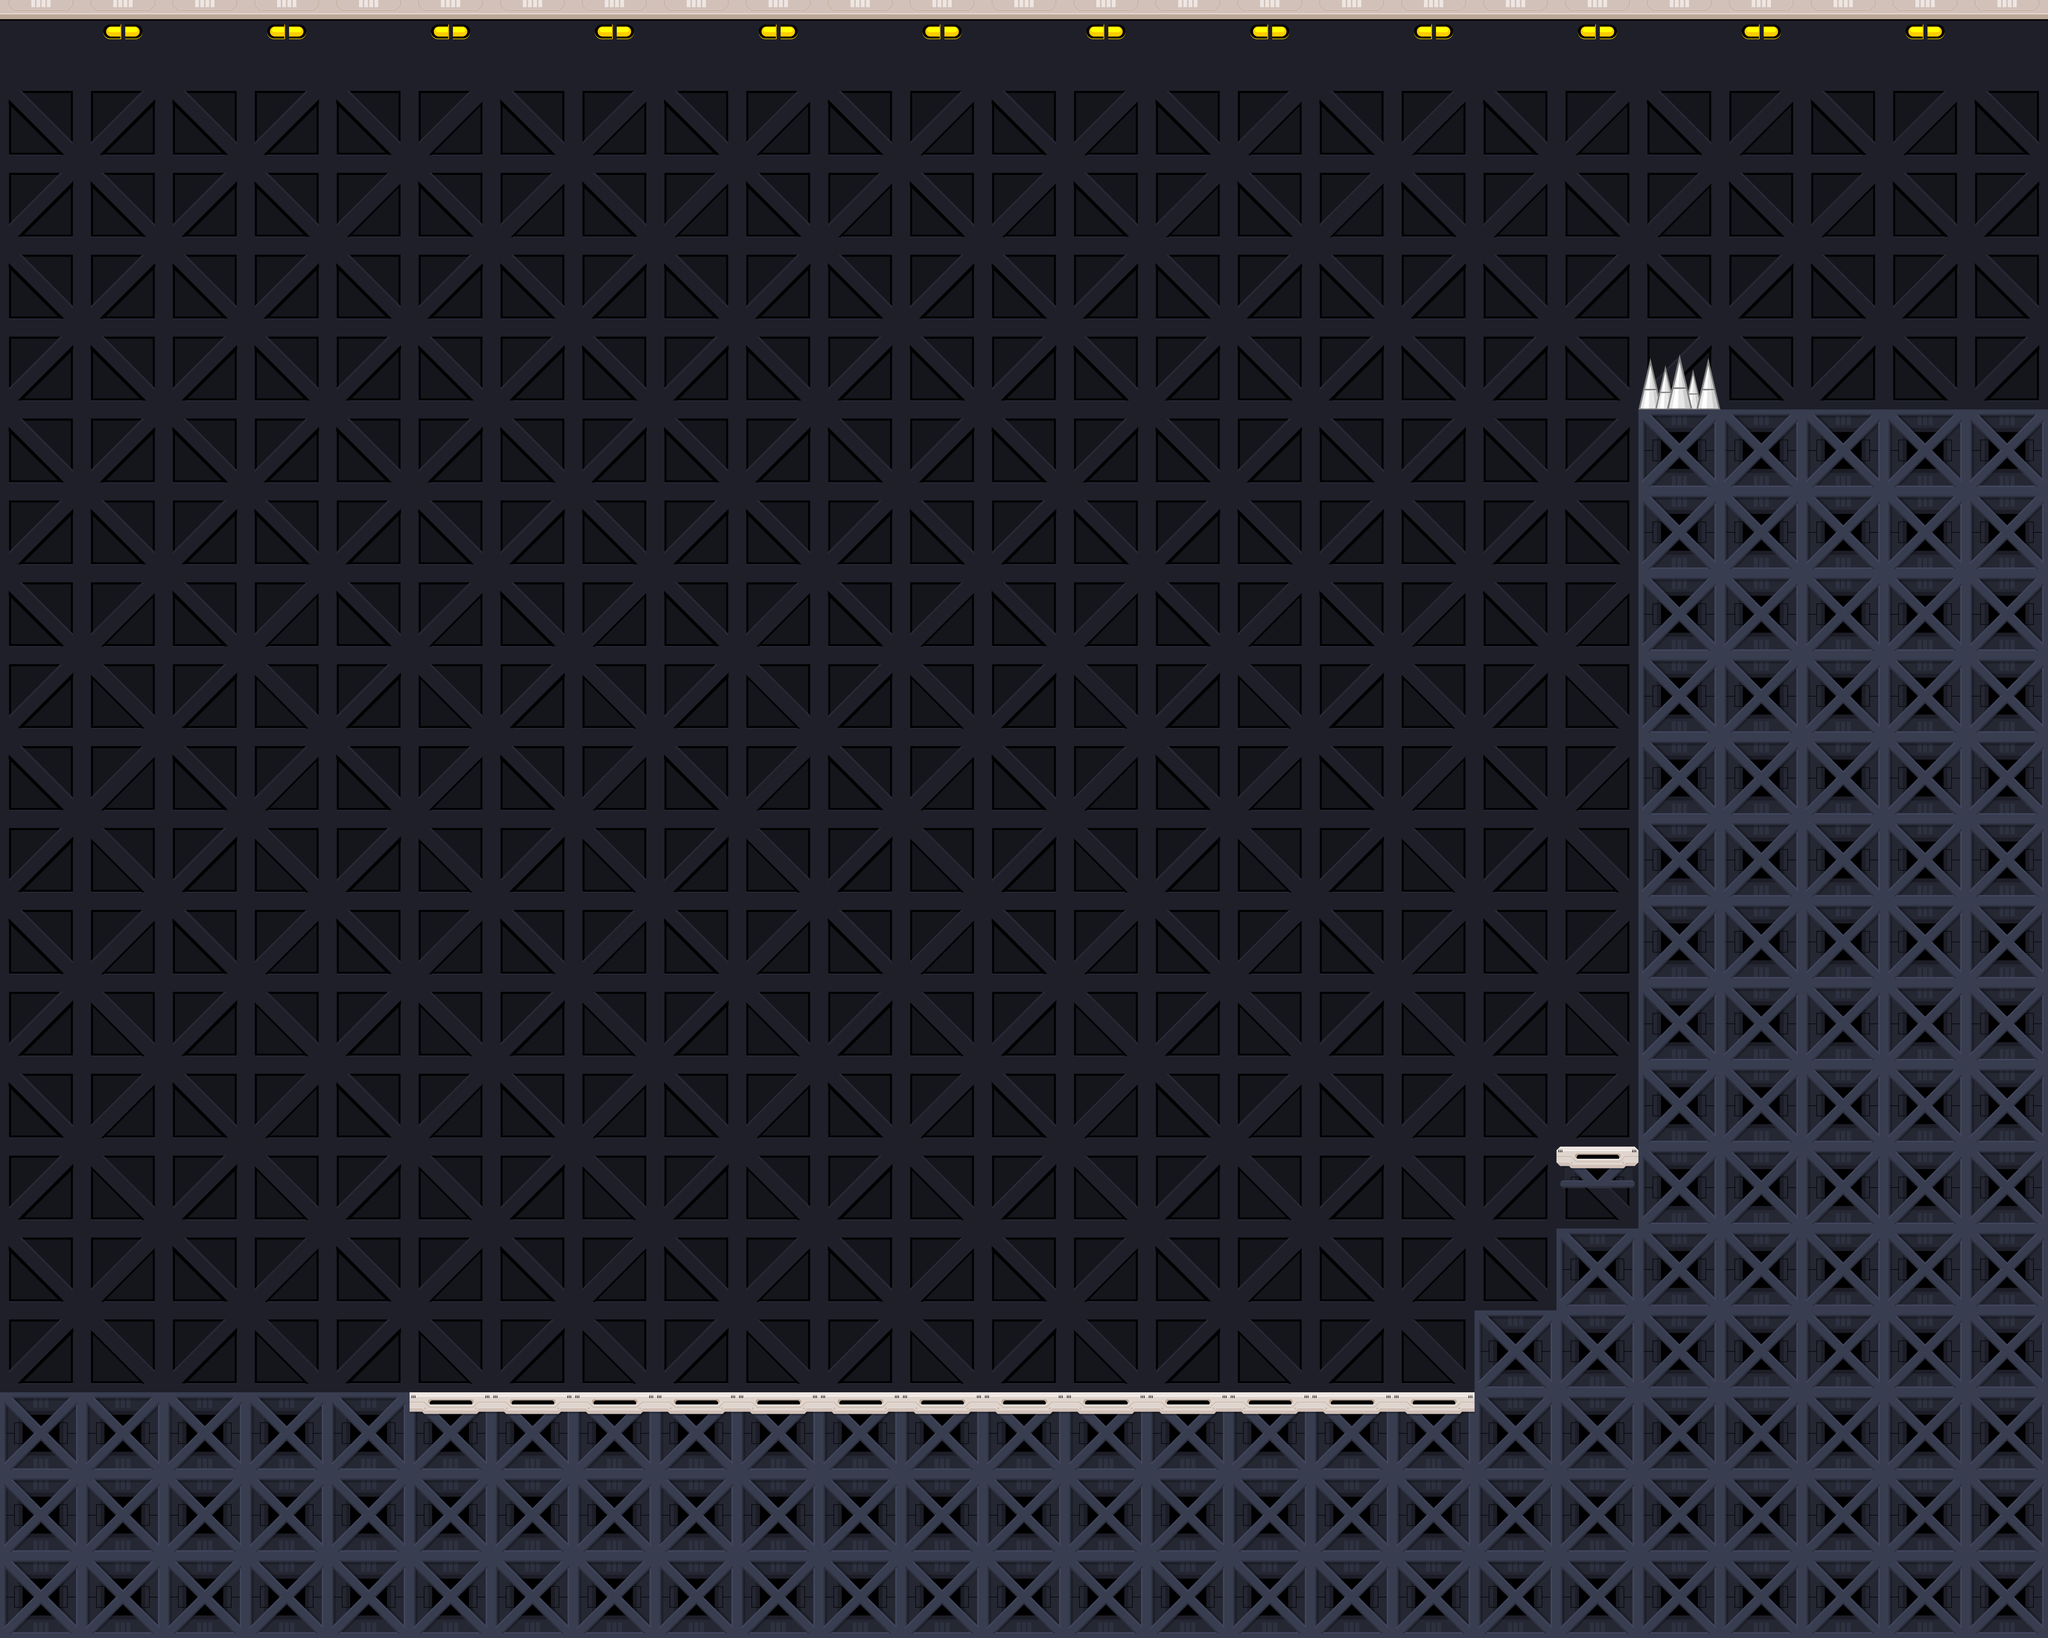

This game map was drawn from its Tiled (.tmx) file and the tilesets committed beside it. A one-line description and the full map source follow:
An orthogonal 25x20 tile map with 256x256 px tiles, 2 tile layers (BackGround, Level_Tiles), 3 tilesets and 9 objects (2x Door, Timer, 1b, 1a, 1c, ...).

<map version="1.9" tiledversion="1.9.2" orientation="orthogonal" renderorder="right-down" width="25" height="20" tilewidth="256" tileheight="256" infinite="0" nextlayerid="4" nextobjectid="30">
 <editorsettings>
  <export format="tmx" />
 </editorsettings>
 <tileset firstgid="1" name="Org_Tiles" tilewidth="256" tileheight="256" tilecount="30" columns="0">
  <grid orientation="orthogonal" width="1" height="1" />
  <tile id="5">
   <image width="256" height="256" source="Orginal_Set/Tiles/BGTile (4).png" />
  </tile>
  <tile id="7">
   <image width="256" height="256" source="Orginal_Set/Tiles/BGTile (6).png" />
  </tile>
  <tile id="4">
   <image width="256" height="256" source="Orginal_Set/Tiles/BGTile (3).png" />
  </tile>
  <tile id="6">
   <image width="256" height="256" source="Orginal_Set/Tiles/BGTile (5).png" />
  </tile>
  <tile id="1">
   <image width="256" height="256" source="Orginal_Set/Tiles/Acid (2).png" />
  </tile>
  <tile id="2">
   <image width="256" height="256" source="Orginal_Set/Tiles/BGTile (1).png" />
  </tile>
  <tile id="3">
   <image width="256" height="256" source="Orginal_Set/Tiles/BGTile (2).png" />
  </tile>
  <tile id="8">
   <image width="256" height="256" source="Orginal_Set/Tiles/BGTile (7).png" />
  </tile>
  <tile id="9">
   <image width="256" height="256" source="Orginal_Set/Tiles/Fence (1).png" />
  </tile>
  <tile id="10">
   <image width="256" height="256" source="Orginal_Set/Tiles/Fence (2).png" />
  </tile>
  <tile id="11">
   <image width="256" height="256" source="Orginal_Set/Tiles/Fence (3).png" />
  </tile>
  <tile id="13">
   <image width="256" height="256" source="Orginal_Set/Tiles/Tile (1).png" />
  </tile>
  <tile id="14">
   <image width="256" height="256" source="Orginal_Set/Tiles/Tile (2).png" />
  </tile>
  <tile id="15">
   <image width="256" height="256" source="Orginal_Set/Tiles/Tile (3).png" />
  </tile>
  <tile id="16">
   <image width="256" height="256" source="Orginal_Set/Tiles/Tile (4).png" />
  </tile>
  <tile id="17">
   <image width="256" height="256" source="Orginal_Set/Tiles/Tile (5).png" />
  </tile>
  <tile id="18">
   <image width="256" height="256" source="Orginal_Set/Tiles/Tile (6).png" />
  </tile>
  <tile id="19">
   <image width="256" height="256" source="Orginal_Set/Tiles/Tile (7).png" />
  </tile>
  <tile id="20">
   <image width="256" height="256" source="Orginal_Set/Tiles/Tile (8).png" />
  </tile>
  <tile id="21">
   <image width="256" height="256" source="Orginal_Set/Tiles/Tile (9).png" />
  </tile>
  <tile id="22">
   <image width="256" height="256" source="Orginal_Set/Tiles/Tile (10).png" />
  </tile>
  <tile id="23">
   <image width="256" height="256" source="Orginal_Set/Tiles/Tile (11).png" />
  </tile>
  <tile id="24">
   <image width="256" height="256" source="Orginal_Set/Tiles/Tile (12).png" />
  </tile>
  <tile id="25">
   <image width="256" height="256" source="Orginal_Set/Tiles/Tile (13).png" />
  </tile>
  <tile id="26">
   <image width="256" height="256" source="Orginal_Set/Tiles/Tile (14).png" />
  </tile>
  <tile id="27">
   <image width="256" height="256" source="Orginal_Set/Tiles/Tile (15).png" />
  </tile>
  <tile id="0">
   <image width="256" height="256" source="Orginal_Set/Tiles/Acid (1).png" />
  </tile>
  <tile id="33">
   <image width="256" height="256" source="Orginal_Set/Tiles/Spike.png" />
  </tile>
  <tile id="34">
   <image width="256" height="256" source="Orginal_Set/Tiles/Spike(R).png" />
  </tile>
  <tile id="35">
   <image width="256" height="256" source="Orginal_Set/Tiles/Spike(L).png" />
  </tile>
 </tileset>
 <tileset firstgid="37" source="Org_Objects.tsx" />
 <tileset firstgid="69" source="Org_Tiles.tsx" />
 <layer id="1" name="BackGround" width="25" height="20">
  <data encoding="csv">
4,3,4,3,4,3,4,3,4,3,4,3,4,3,4,3,4,3,4,3,4,3,4,3,4,
6,5,6,2147483654,6,8,6,8,6,8,6,8,6,8,6,8,6,8,6,8,6,8,6,8,6,
5,6,5,6,8,6,8,6,8,6,8,6,8,6,8,6,8,6,8,6,8,6,8,6,5,
6,2147483654,6,2147483654,6,2147483654,6,2147483654,6,2147483654,6,2147483654,6,2147483654,6,2147483654,6,2147483654,6,2147483654,6,2147483654,6,2147483654,6,
5,2147483653,5,2147483653,5,2147483653,5,2147483653,5,2147483653,5,2147483653,5,2147483653,5,2147483653,5,2147483653,5,2147483653,5,2147483653,5,2147483653,5,
6,2147483654,6,2147483654,6,2147483654,6,2147483654,6,2147483654,6,2147483654,6,2147483654,6,2147483654,6,2147483654,6,2147483654,6,2147483654,6,2147483654,6,
5,2147483653,5,2147483653,5,2147483653,5,2147483653,5,2147483653,5,2147483653,5,2147483653,5,2147483653,5,2147483653,5,2147483653,5,2147483653,5,2147483653,5,
6,8,6,8,6,8,6,8,6,8,6,8,6,8,6,8,6,8,6,8,6,8,6,8,6,
5,7,5,7,5,7,5,7,5,7,5,7,5,7,5,7,5,7,5,7,5,7,5,7,5,
6,8,6,8,6,8,6,8,6,8,6,8,6,8,6,8,6,8,6,8,6,8,6,8,6,
5,7,5,7,5,7,5,7,5,7,5,7,5,7,5,7,5,7,5,7,5,7,5,7,5,
6,8,6,8,6,8,6,8,6,8,6,8,6,8,6,8,6,8,6,8,6,8,6,8,6,
5,7,5,7,5,7,5,7,5,7,5,7,5,7,5,7,5,7,5,7,5,7,5,7,5,
6,8,6,8,6,8,6,8,6,8,6,8,6,8,6,8,6,8,6,8,6,8,6,8,6,
5,7,5,7,5,7,5,7,5,7,5,7,5,7,5,7,5,7,5,7,5,7,5,7,5,
6,8,6,8,6,8,6,8,6,8,6,8,6,8,6,8,6,8,6,8,6,8,6,8,6,
5,7,5,7,5,7,5,7,5,7,5,7,5,7,5,7,5,7,5,7,5,7,5,7,5,
6,8,6,8,6,8,6,8,6,8,6,8,6,8,6,8,6,8,6,8,6,8,6,8,6,
5,7,5,7,5,7,5,7,5,7,5,7,5,7,74,74,74,74,5,7,5,7,5,7,5,
6,8,6,8,6,8,6,8,6,8,6,8,6,8,6,8,6,8,6,8,6,8,6,8,6
</data>
 </layer>
 <layer id="2" name="Level_Tiles" width="25" height="20">
  <data encoding="csv">
0,0,0,0,0,0,0,0,0,0,0,0,0,0,0,0,0,0,0,0,0,0,0,0,0,
0,0,0,0,0,0,0,0,0,0,0,0,0,0,0,0,0,0,0,0,0,0,0,0,0,
0,0,0,0,0,0,0,0,0,0,0,0,0,0,0,0,0,0,0,0,0,0,0,0,0,
0,0,0,0,0,0,0,0,0,0,0,0,0,0,0,0,0,0,0,0,0,0,0,0,0,
0,0,0,0,0,0,0,0,0,0,0,0,0,0,0,0,0,0,0,0,102,0,0,0,0,
0,0,0,0,0,0,0,0,0,0,0,0,0,0,0,0,0,0,0,0,86,86,86,86,86,
0,0,0,0,0,0,0,0,0,0,0,0,0,0,0,0,0,0,0,0,86,86,86,86,86,
0,0,0,0,0,0,0,0,0,0,0,0,0,0,0,0,0,0,0,0,86,86,86,86,86,
0,0,0,0,0,0,0,0,0,0,0,0,0,0,0,0,0,0,0,0,86,86,86,86,86,
0,0,0,0,0,0,0,0,0,0,0,0,0,0,0,0,0,0,0,0,86,86,86,86,86,
0,0,0,0,0,0,0,0,0,0,0,0,0,0,0,0,0,0,0,0,86,86,86,86,86,
0,0,0,0,0,0,0,0,0,0,0,0,0,0,0,0,0,0,0,0,86,86,86,86,86,
0,0,0,0,0,0,0,0,0,0,0,0,0,0,0,0,0,0,0,0,86,86,86,86,86,
0,0,0,0,0,0,0,0,0,0,0,0,0,0,0,0,0,0,0,0,86,86,86,86,86,
0,0,0,0,0,0,0,0,0,0,0,0,0,0,0,0,0,0,0,96,18,18,18,86,86,
0,0,0,0,0,0,0,0,0,0,0,0,0,0,0,0,0,0,0,18,18,18,18,18,18,
0,0,0,0,0,0,0,0,0,0,0,0,0,0,0,0,0,0,18,18,18,18,18,18,18,
18,18,18,18,18,83,83,83,83,83,83,83,83,83,83,83,83,83,86,18,18,18,18,18,18,
18,18,18,18,18,18,86,86,86,86,86,86,86,86,86,86,86,86,18,18,18,18,18,18,18,
18,18,18,18,18,18,86,86,86,86,86,86,86,86,86,86,86,86,18,18,18,18,18,18,18
</data>
 </layer>
 <objectgroup id="3" name="Level_Objects">
  <object id="2" name="Start_Door" class="Door" gid="37" x="76" y="4296" width="704" height="1064" />
  <object id="6" name="Finish_Door" class="Door" gid="39" x="5636" y="1284" width="721" height="1088" />
  <object id="21" name="Timer" gid="41" x="5325.33" y="1290.33" width="328" height="657" />
  <object id="24" name="1b" gid="40" x="1975.33" y="4554.33" width="357" height="361" />
  <object id="25" name="1a" gid="40" x="1488.67" y="4601" width="357" height="361" />
  <object id="26" name="1c" gid="40" x="2408.67" y="4567.67" width="357" height="361" />
  <object id="27" name="2a" gid="40" x="3042" y="4541" width="357" height="361" />
  <object id="28" name="2b" gid="40" x="3515.33" y="4561" width="357" height="361" />
  <object id="29" name="2c" gid="40" x="4062" y="4521" width="357" height="361" />
 </objectgroup>
</map>
